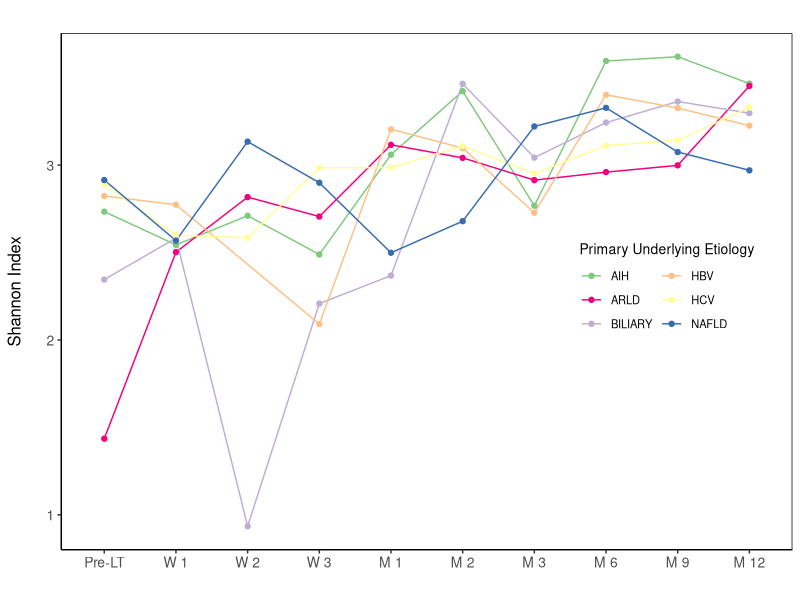

Reproduce this figure in R.
## ---- chunk 1
knitr::opts_chunk$set(fig.width=3.5, fig.height=2.5, fig.path='Figure2/', 
                      dev=c('png'), echo=TRUE, warning=FALSE, message=FALSE)
## ---- chunk 2
library("data.table"); packageVersion("data.table")
library("ggplot2"); packageVersion("ggplot2")
library("dplyr"); packageVersion("dplyr")
## ---- chunk 3

alphadt_fig4 = read.table("inputs/Fig4_metadata.txt",sep="\t",header=T)

merged_alphadt_fig4 = aggregate(Shannon~Primary_Diagnosis+Time_Category, 
                                alphadt_fig4, FUN=mean)

## ---- chunk 4

palette = c("AIH"="#7FC97F","ARLD"="#F0027F","BILIARY"="#BEAED4",
            "HBV"="#FDC086","HCV"="#FFFF99","NAFLD"="#386CB0")

p4 = ggplot(merged_alphadt_fig4,mapping = aes(x=Time_Category, y=Shannon,
                                              color=Primary_Diagnosis, 
                                              group=factor(Primary_Diagnosis))) +
  geom_line(mapping = aes(color=Primary_Diagnosis)) +
  geom_point(size = 1.5) +
  xlab("") + ylab("Shannon Index\n") +
  ggtitle("") +
  scale_color_manual(values=palette) + 
  labs(color="Primary Underlying Etiology") +
  scale_x_discrete(labels= c("Pre-LT","W 1","W 2","W 3",
                             "M 1","M 2","M 3","M 6","M 9","M 12")) + 
  theme(legend.key = element_rect(fill = "white", colour = "white"), 
        panel.grid.major = element_blank(), panel.grid.minor = element_blank(), 
        legend.background = element_blank(), panel.background = element_blank(), 
        panel.border = element_rect(fill=NA), axis.line = element_line(colour = "black"), 
        strip.background = element_rect(fill=NA), strip.text = element_text(size=12), 
        legend.title = element_text(size=10), legend.text= element_text(size=8), 
        axis.text = element_text(size=10), axis.title=element_text(size=12),
        legend.position = c(.95, .6), legend.justification = c("right", "top"),
        legend.box.just = "right", legend.margin = margin(1, 1, 1, 1)) + 
  guides(color=guide_legend(ncol=2))

p4
